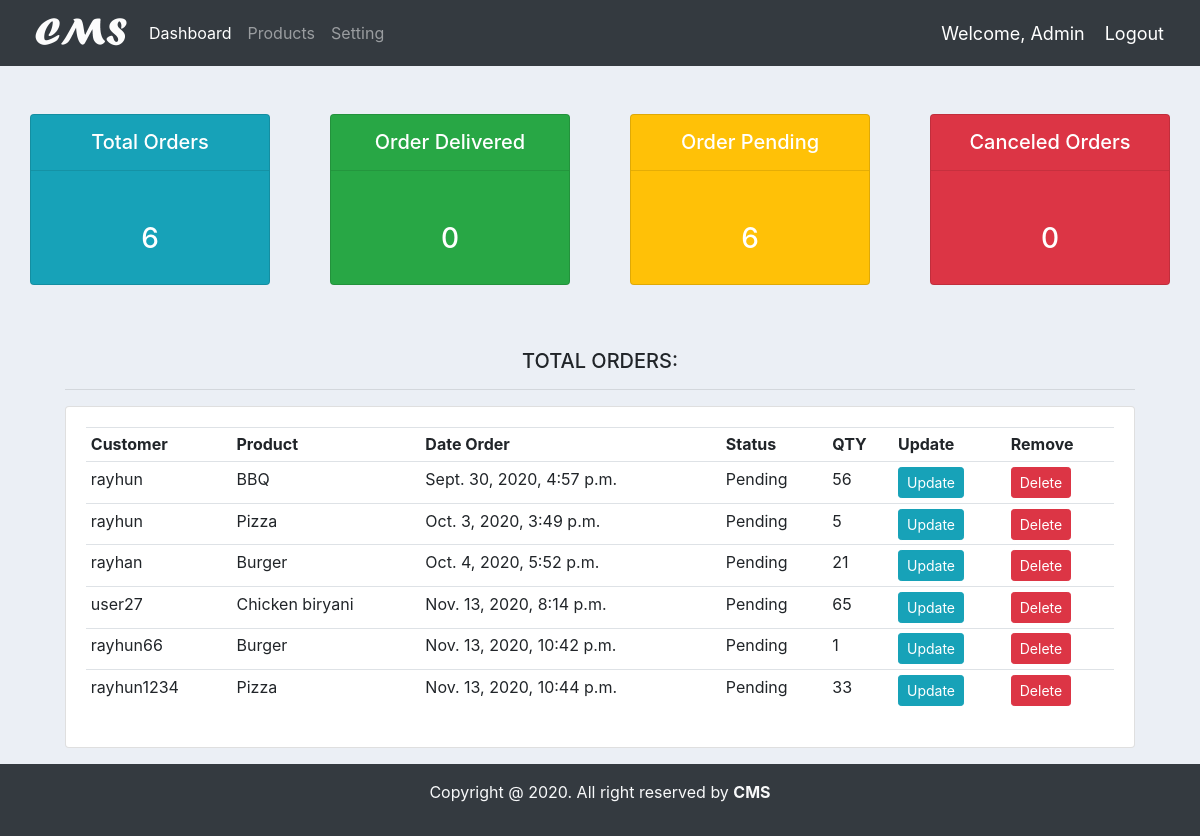
Before: /all/orders (signed in) with the older database file.
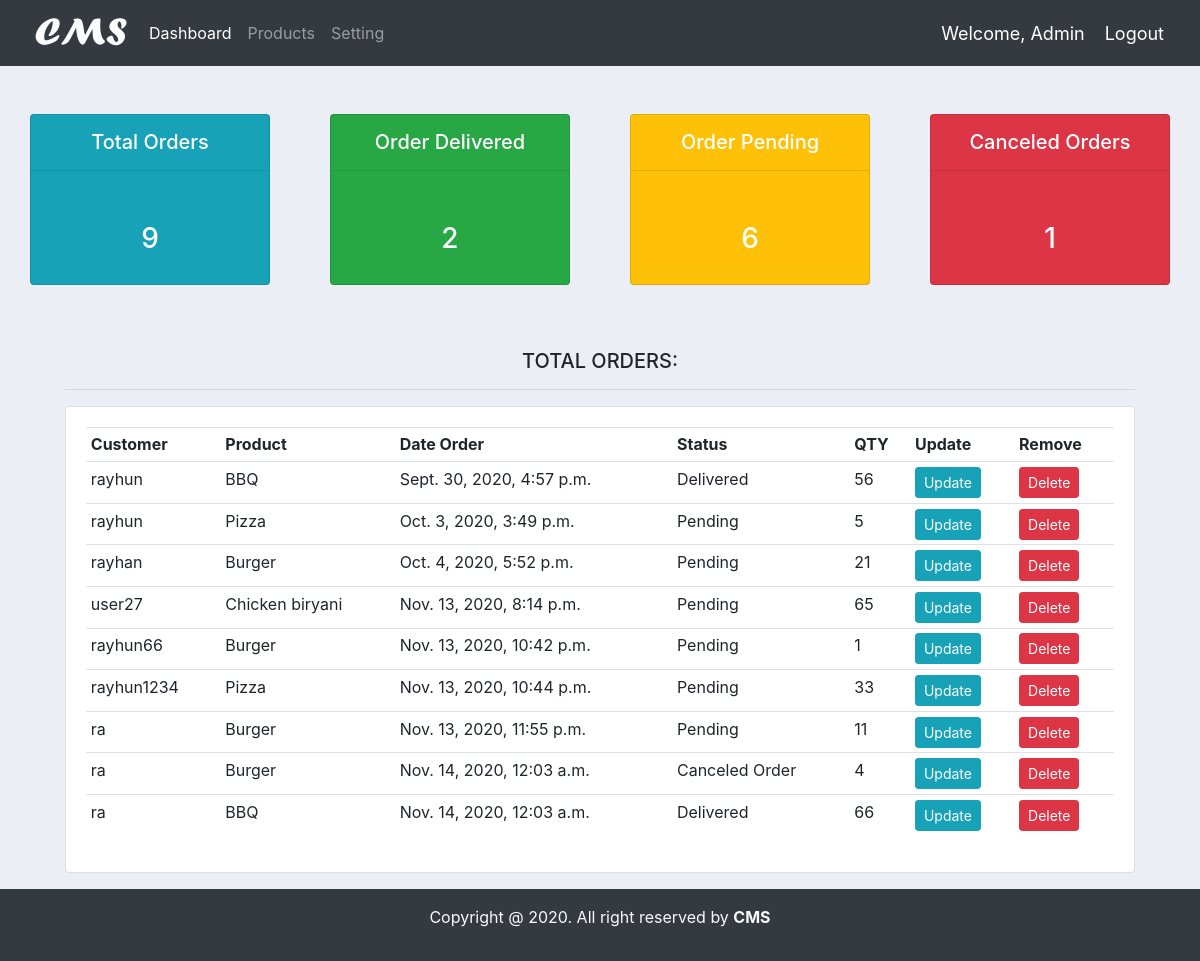
After: the same page with the newer database file.
### accounts/models.py (models this page shows, shortened)
class Order(models.Model):
    STATUS = (
        ('Pending','Pending'),
        ('Canceled Order','Canceled Order'),
        ('Delivered','Delivered')
        )
    customer = models.ForeignKey(Customer, null=True, on_delete=models.SET_NULL)
    Product = models.ForeignKey(Product, null=True, on_delete=models.SET_NULL)
    date_created = models.DateTimeField(auto_now_add=True, null=True)
    statur = models.CharField(max_length=200, null=True, choices=STATUS)
    note = models.CharField(max_length=200, null=True)
    order_content = models.DecimalField(max_digits= 10000, null=True, decimal_places=0)

class Customer(models.Model):
    user = models.OneToOneField(User, null=True, blank=True, on_delete=models.CASCADE)
    name = models.CharField(max_length=200, null=True)
    phone = models.CharField(max_length=200, null=True)
    email = models.CharField(max_length=200, null=True)
    profile_pic = models.ImageField(default="demo.jpg", null=True, blank=True)
    date_created = models.DateTimeField(auto_now_add=True, null=True)
    def __str__(self):
        return str(self.name)

class Product(models.Model):
    CATAGORY = (
        ('Indoor','Indoor'),
        ('Out Door','Out Door'),
    )
    name = models.CharField(max_length=200, null=True)
    price = models.FloatField(null=True)
    catagory = models.CharField(max_length=200, null=True, choices=CATAGORY)
    descriprion = models.CharField(max_length=500 ,null=True, blank=True)
    data_created = models.DateTimeField(auto_now_add=True)
    tags = models.ManyToManyField(Tag)
    def __str__(self):
        return str(self.name)

### accounts/decorators.py (the view)
    def wrapper_func(request, *args, **kwargs):
        group = None
        if request.user.groups.exists():
            group = request.user.groups.all()[0].name
        if group == 'customer':
            return redirect('user_profile')
        elif group == 'admin':
            return view_func(request, *args, **kwargs)
        else:
            context = {}
            return render(request, 'accounts/customer_not_auth.html', context)

### accounts/views.py (called while the page is built)
@login_required
@admin_only
def order_list(request):
    orders = Order.objects.all()
    total_orders = orders.count()
    order_delivered = orders.filter(statur='Delivered').count()
    order_pending = orders.filter(statur='Pending').count()
    order_cancels = orders.filter(statur='Canceled Order').count()
    context = {
        'orders':orders,
        'total_orders':total_orders,
        'order_delivered':order_delivered,
        'order_pending':order_pending,
        'order_cancels':order_cancels,
    }
    return render(request, 'accounts/order_list.html',context)

### accounts/templates/accounts/order_list.html
{% extends 'accounts/main.html' %}
{% block content %}
<div class="container-fluid">
    {% include 'accounts/status.html' %}
    <div class="row">
        <div class="col-md-11 m-auto">
            <h5 class="text-center">TOTAL ORDERS:</h5>
            <hr>
            <div class="card card-body">
                {% if orders %}
                <table class="table table-sm">
                    <tr>
                        <th>Customer</th>
                        <th>Product</th>
                        <th>Date Order</th>
                        <th>Status</th>
                        <th>QTY</th>
                        <th>Update</th>
                        <th>Remove</th>
                    </tr>
                    {% for order in orders %}
                    <tr>
                        <td>{{ order.customer }}</td>
                        <td>{{ order.Product }}</td>
                        <td>{{ order.date_created }}</td>
                        <td>{{ order.statur }}</td>
                        <td>{{ order.order_content }}</td>
                        <td><a class="btn btn-sm btn-info" href="{% url 'update_order' order.pk %}">Update</a></td>
                        <td><a class="btn btn-sm btn-danger" href="{% url 'delete_order' order.pk %}">Delete</a></td>
                    </tr>
                    {% endfor %}
                </table>
                {% else %}
                    <h3 class="h3 text-center py-3 text-danger">Order Not Found</h3>
                {% endif %}
            </div>
        </div>
    </div>
</div>
{% endblock %}

### accounts/templates/accounts/main.html (shortened to what this page needs)
{% load static %}
<!DOCTYPE html>
<html lang="en">
<head>
    <link rel="stylesheet" href="https://stackpath.bootstrapcdn.com/bootstrap/4.5.2/css/bootstrap.min.css">
    <link rel="stylesheet" href="{% static '/css/main.css' %}">
</head>
<body>
    {% include 'accounts/navbar.html' %}
    {% block content %}
    {% endblock %}
    <footer class="bg-dark w-100 mt-3">
        <div class="container-fluid">
            <div class="row">
               <div class="col">
                <div class="pt-3 pb-2 mb-2 text-white text-center">
                    <p class="text-light">Copyright @ 2020. All right reserved by <a class="text-light" href="https://github.com/Rayhun"><b>CMS</b></a></p>
                </div>
               </div>
            </div>
        </div>
    </footer>
</body>
</html>

### accounts/templates/accounts/navbar.html (shortened to what this page needs)
{% load static %}
<nav class="navbar navbar-expand-lg navbar-dark bg-dark">
  <a href="{% url 'home' %}"><img id="logo" src="{% static '/images/logo.png' %}" alt="" title="Customer Management System"></a>
    <div class="collapse navbar-collapse" id="navbarSupportedContent">
      <ul class="navbar-nav mr-auto">
        {% if request.user.is_staff %}
        <li class="nav-item active">
          <a class="nav-link" href="{% url 'home' %}">Dashboard</a>
        </li>
        {% endif %}
        <li class="nav-item">
          <a class="nav-link" href="{% url 'products' %}">Products</a>
        </li>
        <li class="nav-item">
          <a class="nav-link" href="{% url 'account' %}">Setting</a>
        </li>
      </ul>
    </div>
    <span class="hello">Welcome, {{ request.user|title }} </span>
    <span><a class="hello" href="{% url 'logout' %}">Logout</a></span>
  </nav>

### accounts/templates/accounts/status.html (shortened to what this page needs)
<div class="row my-5">
    <div class="col">
        <div class="col-md">
            <a href="{% url 'order_list' %}">
                <div class="card text-center text-whith mb-3 bg-info" id="total-orders">
                    <div class="care-header">
                        <h5 class="card-title-status">Total Orders</h5>
                        <hr>
                    </div>
                    <div class="card-body">
                        <h3 class="card-title-status">{{ total_orders }}</h3>
                    </div>
                </div>
            </a>
        </div>
    </div>
    <div class="col">
        <div class="col-md">
            <a href="{% url 'order_delivery_list' %}">
                <div class="card text-center text-whith mb-3 bg-success" id="order-delevered">
                    <div class="care-header">
                        <h5 class="card-title-status">Order Delivered</h5>
                        <hr>
                    </div>
                    <div class="card-body">
                        <h3 class="card-title-status">{{ order_delivered }}</h3>
                    </div>
                </div>
            </a>
        </div>
    </div>
    <div class="col">
        <div class="col-md">
            <a href="{% url 'order_pending_list' %}">
                <div class="card text-center text-whith mb-3 bg-warning" id="order-rending">
                    <div class="care-header">
                        <h5 class="card-title-status">Order Pending </h5>
                        <hr>
                    </div>
                    <div class="card-body">
                        <h3 class="card-title-status">{{ order_pending }}</h3>
                    </div>
                </div>
            </a>
        </div>
    </div>
    <div class="col">
        <div class="col-md">
            <a href="{% url 'order_canceled' %}">
                <div class="card text-center text-whith mb-3 bg-danger" id="order-rending">
                    <div class="care-header">
                        <h5 class="card-title-status">Canceled Orders </h5>
                        <hr>
                    </div>
                    <div class="card-body">
                        <h3 class="card-title-status">{{ order_cancels }}</h3>
                    </div>
                </div>
            </a>
        </div>
    </div>
</div>

### static/css/main.css (style rules this page uses)
#logo { height: 50PX; }
body { background-color: #ebeff5; }
#total-orders { background-color: #4cb4c7; }
#order-delevered { background-color: #7abecc; }
#order-rending { background-color: #7CD1C0; }

### accounts/templates/accounts/main.html (style rules this page uses)
a { text-decoration: none; }

### accounts/templates/accounts/navbar.html (style rules this page uses)
.hello { color: #fff; font-size: 18px; margin-right: 20px; }

### accounts/templates/accounts/status.html (style rules this page uses)
.card-title-status { color: #fff; margin-top: 15px; }

Changed rows visible on the page:
changed Order "Sept. 30, 2020, 4:57 p.m.": statur "Pending" → "Delivered"
added Order: customer "ra", Product "Burger", date_created "Nov. 13, 2020, 11:55 p.m.", statur "Pending", order_content "11"
added Order: customer "ra", Product "Burger", date_created "Nov. 14, 2020, 12:03 a.m.", statur "Canceled Order", order_content "4"
added Order: customer "ra", Product "BBQ", date_created "Nov. 14, 2020, 12:03 a.m.", statur "Delivered", order_content "66"
Other visible differences:
{{ total_orders }}: "6" → "9"
{{ order_delivered }}: "0" → "2"
{{ order_cancels }}: "0" → "1"
